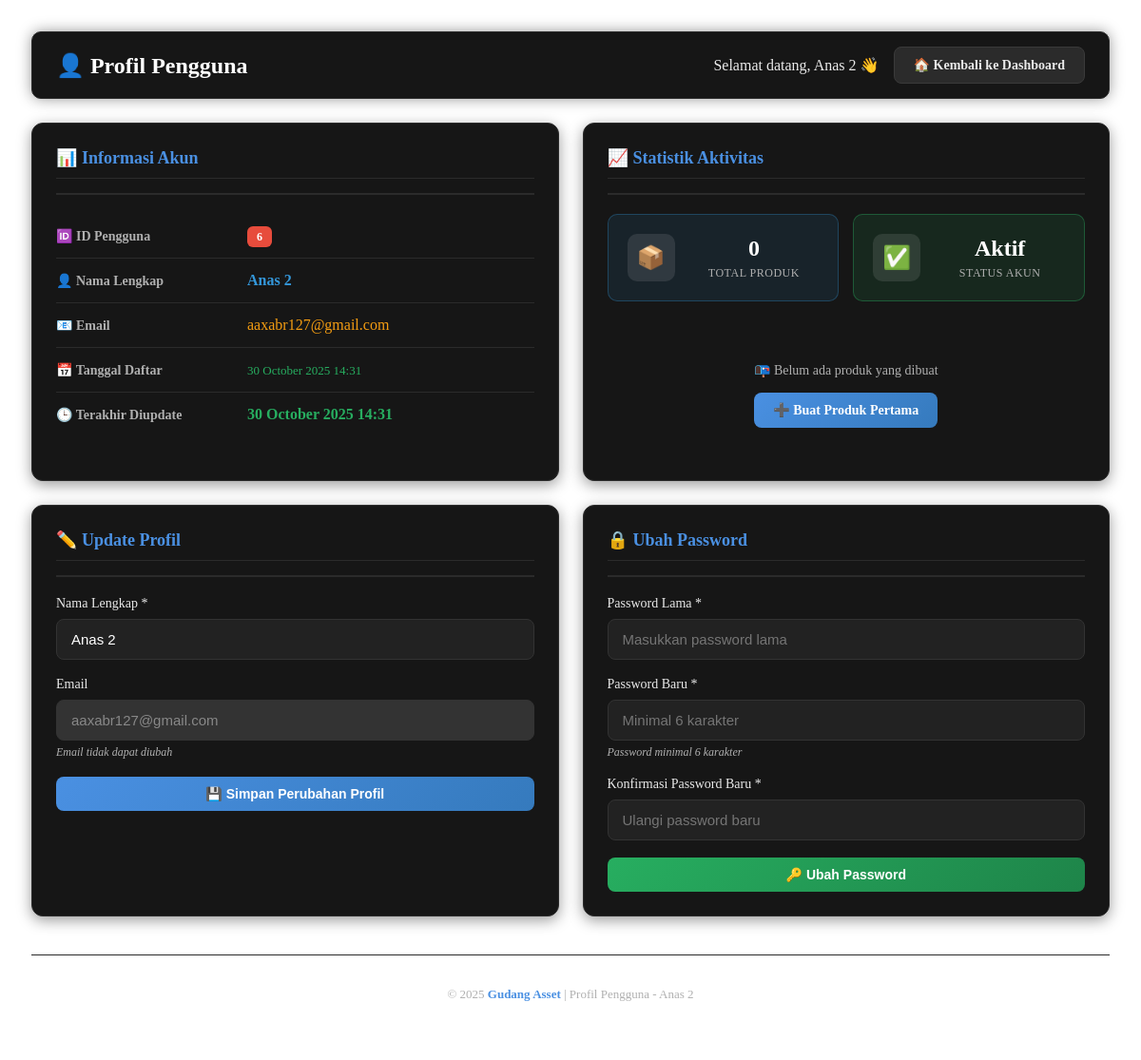
Screenshot of /dashboard/profile.php (signed in) with the database file from the repository.
### tables this page shows
CREATE TABLE `users` (
  `id` int(11) NOT NULL,
  `full_name` varchar(150) NOT NULL,
  `email` varchar(255) NOT NULL,
  `password` varchar(255) NOT NULL,
  `status` enum('pending','active','suspended') DEFAULT 'pending',
  `activation_token` varchar(255) DEFAULT NULL,
  `reset_token` varchar(255) DEFAULT NULL,
  `reset_expires` datetime DEFAULT NULL,
  `created_at` datetime DEFAULT current_timestamp(),
  `updated_at` datetime DEFAULT NULL
);

### dashboard/profile.php (the view, shortened to what this page needs)
<?php
require_once __DIR__ . '/../includes/auth_check.php';
include __DIR__ . '/../includes/header.php';
$uid = $_SESSION['user_id'];
$stmt = $conn->prepare("SELECT id, full_name, email, created_at, updated_at FROM users WHERE id = ?");
$stmt->bind_param("i", $uid);
$stmt->execute();
$user = $stmt->get_result()->fetch_assoc();
$product_count = $conn->query("SELECT COUNT(*) as total FROM products WHERE created_by = $uid")->fetch_assoc()['total'];
$recent_products = $conn->query("SELECT product_name, created_at FROM products WHERE created_by = $uid ORDER BY created_at DESC LIMIT 3");
?>
<div class="main-content">
    <header class="topbar">
        <div class="header-content">
            <h1 class="header-title">👤 Profil Pengguna</h1>
            <div class="header-user">
                <span>Selamat datang, <?= htmlspecialchars($_SESSION['user_name']) ?> 👋</span>
                        <a href="../dashboard/index.php" class="btn btn-secondary">
                        🏠 Kembali ke Dashboard
                        </a>
            </div>
        </div>
    </header>
    <div class="profile-content-grid">
        <div class="profile-section">
            <div class="section-header">
                <h3>📊 Informasi Akun</h3>
            </div>
            <div class="table-responsive">
                <table class="profile-info-table">
                    <tbody>
                        <tr>
                            <td class="label-cell"><strong>🆔 ID Pengguna</strong></td>
                            <td class="value-cell">
                                <span class="user-id"><?= htmlspecialchars($user['id']) ?></span>
                            </td>
                        </tr>
                        <tr>
                            <td class="label-cell"><strong>👤 Nama Lengkap</strong></td>
                            <td class="value-cell">
                                <span class="user-name"><?= htmlspecialchars($user['full_name']) ?></span>
                            </td>
                        </tr>
                        <tr>
                            <td class="label-cell"><strong>📧 Email</strong></td>
                            <td class="value-cell">
                                <span class="user-email"><?= htmlspecialchars($user['email']) ?></span>
                            </td>
                        </tr>
                        <tr>
                            <td class="label-cell"><strong>📅 Tanggal Daftar</strong></td>
                            <td class="value-cell">
                                <span class="user-date"><?= date('d F Y H:i', strtotime($user['created_at'])) ?></span>
                            </td>
                        </tr>
                        <tr>
                            <td class="label-cell"><strong>🕒 Terakhir Diupdate</strong></td>
                            <td class="value-cell">
                                <span class="user-updated <?= $user['updated_at'] ? 'active' : 'inactive' ?>">
                                    <?= $user['updated_at'] ? date('d F Y H:i', strtotime($user['updated_at'])) : 'Belum pernah diupdate' ?>
                                </span>
                            </td>
                        </tr>
                    </tbody>
                </table>
            </div>
        </div>
        <div class="profile-section">
            <div class="section-header">
                <h3>📈 Statistik Aktivitas</h3>
            </div>
            <div class="stats-grid">
                <div class="stat-card primary">
                    <div class="stat-icon">📦</div>
                    <div class="stat-content">
                        <div class="stat-number"><?= $product_count ?></div>
                        <div class="stat-label">Total Produk</div>
                    </div>
                </div>
                <div class="stat-card success">
                    <div class="stat-icon">✅</div>
                    <div class="stat-content">
                        <div class="stat-number"><?= $user['updated_at'] ? 'Aktif' : 'Baru' ?></div>
                        <div class="stat-label">Status Akun</div>
                    </div>
                </div>
            </div>
            <?php if($product_count > 0): ?>
            <div class="recent-activity">
                <h4 class="recent-title">📝 Produk Terbaru</h4>
                <div class="table-responsive">
                    <table class="recent-products-table">
                        <thead>
                            <tr>
                                <th>Nama Produk</th>
                                <th width="100" class="text-center">Tanggal</th>
                            </tr>
                        </thead>
                        <tbody>
                            <?php while($product = $recent_products->fetch_assoc()): ?>
                                <tr>
                                    <td class="product-name-cell"><?= htmlspecialchars($product['product_name']) ?></td>
                                    <td class="text-center date-cell"><?= date('d/m/Y', strtotime($product['created_at'])) ?></td>
                                </tr>
                            <?php endwhile; ?>
                        </tbody>
                    </table>
                </div>
            </div>
            <?php else: ?>
                <div class="empty-recent">
                    <p>📭 Belum ada produk yang dibuat</p>
                    <a href="products.php?action=add" class="btn btn-primary btn-sm">➕ Buat Produk Pertama</a>
                </div>
            <?php endif; ?>
        </div>
        <div class="profile-section">
            <div class="section-header">
                <h3>✏️ Update Profil</h3>
            </div>
            <form method="post" action="" class="form-standard">
                <div class="form-group">
                    <label for="full_name">Nama Lengkap *</label>
                    <input id="full_name" name="full_name" type="text"
                           value="<?= htmlspecialchars($user['full_name']) ?>"
                           placeholder="Masukkan nama lengkap" required
                           class="form-input" />
                </div>
                <div class="form-group">
                    <label for="email_display">Email</label>
                    <input id="email_display" type="text"
                           value="<?= htmlspecialchars($user['email']) ?>"
                           disabled class="form-input disabled-field" />
                    <small class="form-help">Email tidak dapat diubah</small>
                </div>
                <button type="submit" name="update_profile" class="btn btn-primary btn-full">
                    💾 Simpan Perubahan Profil
                </button>
            </form>
        </div>
        <div class="profile-section">
            <div class="section-header">
                <h3>🔒 Ubah Password</h3>
            </div>
            <form method="post" action="" class="form-standard">
                <div class="form-group">
                    <label for="old_password">Password Lama *</label>
                    <input id="old_password" name="old_password" type="password"
                           placeholder="Masukkan password lama" required
                           class="form-input" />
                </div>
                <div class="form-group">
                    <label for="password">Password Baru *</label>
                    <input id="password" name="password" type="password"
                           placeholder="Minimal 6 karakter" required
                           class="form-input" />
                    <small class="form-help">Password minimal 6 karakter</small>
                </div>
                <div class="form-group">
                    <label for="cpassword">Konfirmasi Password Baru *</label>
                    <input id="cpassword" name="cpassword" type="password"
                           placeholder="Ulangi password baru" required
                           class="form-input" />
                </div>
                <button type="submit" name="change_pass" class="btn btn-success btn-full">
                    🔑 Ubah Password
                </button>
            </form>
        </div>
    </div>
    <footer class="main-footer">
        <div class="footer-content">
            <p>&copy; 2025 <strong>Gudang Asset</strong> | Profil Pengguna - <?= htmlspecialchars($user['full_name']) ?></p>
        </div>
    </footer>
</div>

### rows the page displays
users: id "6", full_name "Anas 2", email "aaxabr127@gmail.com", created_at "30 October 2025 14:31", updated_at "30 October 2025 14:31"

### other values shown
$_SESSION['user_name'] "Anas 2"
$product_count "0"
